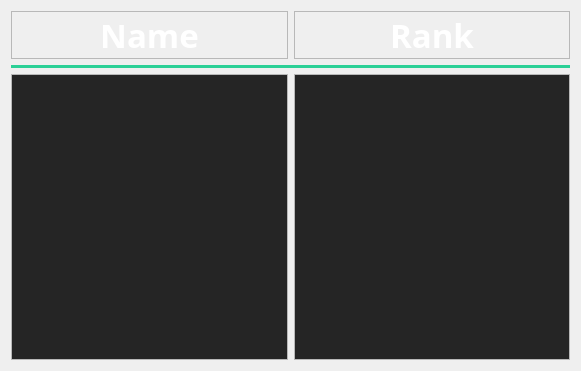
   <widget class="QWidget" name="verticalLayoutWidget">
    <property name="geometry">
     <rect>
      <x>880</x>
      <y>540</y>
      <width>581</width>
      <height>371</height>
     </rect>
    </property>
    <layout class="QVBoxLayout" name="verticalLayout">
     <item>
      <layout class="QHBoxLayout" name="horizontalLayout_3">
       <item>
        <widget class="QLabel" name="nameLabel">
         <property name="palette">
          <palette>
           <active>
            <colorrole role="WindowText">
             <brush brushstyle="SolidPattern">
              <color alpha="255">
               <red>255</red>
               <green>255</green>
               <blue>255</blue>
              </color>
             </brush>
            </colorrole>
            <colorrole role="Base">
             <brush brushstyle="SolidPattern">
              <color alpha="255">
               <red>0</red>
               <green>255</green>
               <blue>127</blue>
              </color>
             </brush>
            </colorrole>
           </active>
           <inactive>
            <colorrole role="WindowText">
             <brush brushstyle="SolidPattern">
              <color alpha="255">
               <red>255</red>
               <green>255</green>
               <blue>255</blue>
              </color>
             </brush>
            </colorrole>
            <colorrole role="Base">
             <brush brushstyle="SolidPattern">
              <color alpha="255">
               <red>0</red>
               <green>255</green>
               <blue>127</blue>
              </color>
             </brush>
            </colorrole>
           </inactive>
           <disabled>
            <colorrole role="WindowText">
             <brush brushstyle="SolidPattern">
              <color alpha="255">
               <red>120</red>
               <green>120</green>
               <blue>120</blue>
              </color>
             </brush>
            </colorrole>
            <colorrole role="Base">
             <brush brushstyle="SolidPattern">
              <color alpha="255">
               <red>240</red>
               <green>240</green>
               <blue>240</blue>
              </color>
             </brush>
            </colorrole>
           </disabled>
          </palette>
         </property>
         <property name="font">
          <font>
           <family>Bahnschrift Light Condensed</family>
           <pointsize>25</pointsize>
           <weight>75</weight>
           <bold>true</bold>
           <underline>false</underline>
          </font>
         </property>
         <property name="frameShape">
          <enum>QFrame::StyledPanel</enum>
         </property>
         <property name="text">
          <string>Name</string>
         </property>
         <property name="alignment">
          <set>Qt::AlignCenter</set>
         </property>
        </widget>
       </item>
       <item>
        <widget class="QLabel" name="pRankLabel">
         <property name="palette">
          <palette>
           <active>
            <colorrole role="WindowText">
             <brush brushstyle="SolidPattern">
              <color alpha="255">
               <red>255</red>
               <green>255</green>
               <blue>255</blue>
              </color>
             </brush>
            </colorrole>
           </active>
           <inactive>
            <colorrole role="WindowText">
             <brush brushstyle="SolidPattern">
              <color alpha="255">
               <red>255</red>
               <green>255</green>
               <blue>255</blue>
              </color>
             </brush>
            </colorrole>
           </inactive>
           <disabled>
            <colorrole role="WindowText">
             <brush brushstyle="SolidPattern">
              <color alpha="255">
               <red>120</red>
               <green>120</green>
               <blue>120</blue>
              </color>
             </brush>
            </colorrole>
           </disabled>
          </palette>
         </property>
         <property name="font">
          <font>
           <family>Bahnschrift Light Condensed</family>
           <pointsize>25</pointsize>
           <weight>75</weight>
           <bold>true</bold>
           <underline>false</underline>
          </font>
         </property>
         <property name="frameShape">
          <enum>QFrame::StyledPanel</enum>
         </property>
         <property name="text">
          <string>Rank</string>
         </property>
         <property name="alignment">
          <set>Qt::AlignCenter</set>
         </property>
        </widget>
       </item>
      </layout>
     </item>
     <item>
      <widget class="Line" name="line_2">
       <property name="palette">
        <palette>
         <active>
          <colorrole role="WindowText">
           <brush brushstyle="SolidPattern">
            <color alpha="255">
             <red>43</red>
             <green>208</green>
             <blue>150</blue>
            </color>
           </brush>
          </colorrole>
         </active>
         <inactive>
          <colorrole role="WindowText">
           <brush brushstyle="SolidPattern">
            <color alpha="255">
             <red>43</red>
             <green>208</green>
             <blue>150</blue>
            </color>
           </brush>
          </colorrole>
         </inactive>
         <disabled>
          <colorrole role="WindowText">
           <brush brushstyle="SolidPattern">
            <color alpha="255">
             <red>120</red>
             <green>120</green>
             <blue>120</blue>
            </color>
           </brush>
          </colorrole>
         </disabled>
        </palette>
       </property>
       <property name="frameShadow">
        <enum>QFrame::Plain</enum>
       </property>
       <property name="lineWidth">
        <number>8</number>
       </property>
       <property name="orientation">
        <enum>Qt::Horizontal</enum>
       </property>
      </widget>
     </item>
     <item>
      <layout class="QHBoxLayout" name="horizontalLayout_2">
       <item>
        <widget class="QTextBrowser" name="nameText">
         <property name="palette">
          <palette>
           <active>
            <colorrole role="WindowText">
             <brush brushstyle="SolidPattern">
              <color alpha="255">
               <red>0</red>
               <green>255</green>
               <blue>127</blue>
              </color>
             </brush>
            </colorrole>
            <colorrole role="Text">
             <brush brushstyle="SolidPattern">
              <color alpha="255">
               <red>43</red>
               <green>208</green>
               <blue>150</blue>
              </color>
             </brush>
            </colorrole>
            <colorrole role="Base">
             <brush brushstyle="SolidPattern">
              <color alpha="255">
               <red>37</red>
               <green>37</green>
               <blue>37</blue>
              </color>
             </brush>
            </colorrole>
            <colorrole role="PlaceholderText">
             <brush brushstyle="SolidPattern">
              <color alpha="128">
               <red>43</red>
               <green>208</green>
               <blue>150</blue>
              </color>
             </brush>
            </colorrole>
           </active>
           <inactive>
            <colorrole role="WindowText">
             <brush brushstyle="SolidPattern">
              <color alpha="255">
               <red>0</red>
               <green>255</green>
               <blue>127</blue>
              </color>
             </brush>
            </colorrole>
            <colorrole role="Text">
             <brush brushstyle="SolidPattern">
              <color alpha="255">
               <red>43</red>
               <green>208</green>
               <blue>150</blue>
              </color>
             </brush>
            </colorrole>
            <colorrole role="Base">
             <brush brushstyle="SolidPattern">
              <color alpha="255">
               <red>37</red>
               <green>37</green>
               <blue>37</blue>
              </color>
             </brush>
            </colorrole>
            <colorrole role="PlaceholderText">
             <brush brushstyle="SolidPattern">
              <color alpha="128">
               <red>43</red>
               <green>208</green>
               <blue>150</blue>
              </color>
             </brush>
            </colorrole>
           </inactive>
           <disabled>
            <colorrole role="WindowText">
             <brush brushstyle="SolidPattern">
              <color alpha="255">
               <red>120</red>
               <green>120</green>
               <blue>120</blue>
              </color>
             </brush>
            </colorrole>
            <colorrole role="Text">
             <brush brushstyle="SolidPattern">
              <color alpha="255">
               <red>120</red>
               <green>120</green>
               <blue>120</blue>
              </color>
             </brush>
            </colorrole>
            <colorrole role="Base">
             <brush brushstyle="SolidPattern">
              <color alpha="255">
               <red>240</red>
               <green>240</green>
               <blue>240</blue>
              </color>
             </brush>
            </colorrole>
            <colorrole role="PlaceholderText">
             <brush brushstyle="SolidPattern">
              <color alpha="128">
               <red>0</red>
               <green>0</green>
               <blue>0</blue>
              </color>
             </brush>
            </colorrole>
           </disabled>
          </palette>
         </property>
         <property name="font">
          <font>
           <family>Bahnschrift SemiBold</family>
           <pointsize>38</pointsize>
           <weight>75</weight>
           <bold>true</bold>
          </font>
         </property>
        </widget>
       </item>
       <item>
        <widget class="QTextBrowser" name="pRankText">
         <property name="palette">
          <palette>
           <active>
            <colorrole role="WindowText">
             <brush brushstyle="SolidPattern">
              <color alpha="255">
               <red>0</red>
               <green>255</green>
               <blue>127</blue>
              </color>
             </brush>
            </colorrole>
            <colorrole role="Text">
             <brush brushstyle="SolidPattern">
              <color alpha="255">
               <red>43</red>
               <green>208</green>
               <blue>150</blue>
              </color>
             </brush>
            </colorrole>
            <colorrole role="Base">
             <brush brushstyle="SolidPattern">
              <color alpha="255">
               <red>37</red>
               <green>37</green>
               <blue>37</blue>
              </color>
             </brush>
            </colorrole>
            <colorrole role="PlaceholderText">
             <brush brushstyle="SolidPattern">
              <color alpha="128">
               <red>43</red>
               <green>208</green>
               <blue>150</blue>
              </color>
             </brush>
            </colorrole>
           </active>
           <inactive>
            <colorrole role="WindowText">
             <brush brushstyle="SolidPattern">
              <color alpha="255">
               <red>0</red>
               <green>255</green>
               <blue>127</blue>
              </color>
             </brush>
            </colorrole>
            <colorrole role="Text">
             <brush brushstyle="SolidPattern">
              <color alpha="255">
               <red>43</red>
               <green>208</green>
               <blue>150</blue>
              </color>
             </brush>
            </colorrole>
            <colorrole role="Base">
             <brush brushstyle="SolidPattern">
              <color alpha="255">
               <red>37</red>
               <green>37</green>
               <blue>37</blue>
              </color>
             </brush>
            </colorrole>
            <colorrole role="PlaceholderText">
             <brush brushstyle="SolidPattern">
              <color alpha="128">
               <red>43</red>
               <green>208</green>
               <blue>150</blue>
              </color>
             </brush>
            </colorrole>
           </inactive>
           <disabled>
            <colorrole role="WindowText">
             <brush brushstyle="SolidPattern">
              <color alpha="255">
               <red>120</red>
               <green>120</green>
               <blue>120</blue>
              </color>
             </brush>
            </colorrole>
            <colorrole role="Text">
             <brush brushstyle="SolidPattern">
              <color alpha="255">
               <red>120</red>
               <green>120</green>
               <blue>120</blue>
              </color>
             </brush>
            </colorrole>
            <colorrole role="Base">
             <brush brushstyle="SolidPattern">
              <color alpha="255">
               <red>240</red>
               <green>240</green>
               <blue>240</blue>
              </color>
             </brush>
            </colorrole>
            <colorrole role="PlaceholderText">
             <brush brushstyle="SolidPattern">
              <color alpha="128">
               <red>0</red>
               <green>0</green>
               <blue>0</blue>
              </color>
             </brush>
            </colorrole>
           </disabled>
          </palette>
         </property>
         <property name="font">
          <font>
           <family>Bahnschrift SemiBold</family>
           <pointsize>38</pointsize>
           <weight>75</weight>
           <bold>true</bold>
          </font>
         </property>
         <property name="html">
          <string>&lt;!DOCTYPE HTML PUBLIC &quot;-//W3C//DTD HTML 4.0//EN&quot; &quot;http://www.w3.org/TR/REC-html40/strict.dtd&quot;&gt;
&lt;html&gt;&lt;head&gt;&lt;meta name=&quot;qrichtext&quot; content=&quot;1&quot; /&gt;&lt;style type=&quot;text/css&quot;&gt;
p, li { white-space: pre-wrap; }
&lt;/style&gt;&lt;/head&gt;&lt;body style=&quot; font-family:'Bahnschrift SemiBold'; font-size:38pt; font-weight:600; font-style:normal;&quot;&gt;
&lt;p style=&quot;-qt-paragraph-type:empty; margin-top:0px; margin-bottom:0px; margin-left:0px; margin-right:0px; -qt-block-indent:0; text-indent:0px; font-size:40pt;&quot;&gt;&lt;br /&gt;&lt;/p&gt;&lt;/body&gt;&lt;/html&gt;</string>
         </property>
        </widget>
       </item>
      </layout>
     </item>
    </layout>
   </widget>
